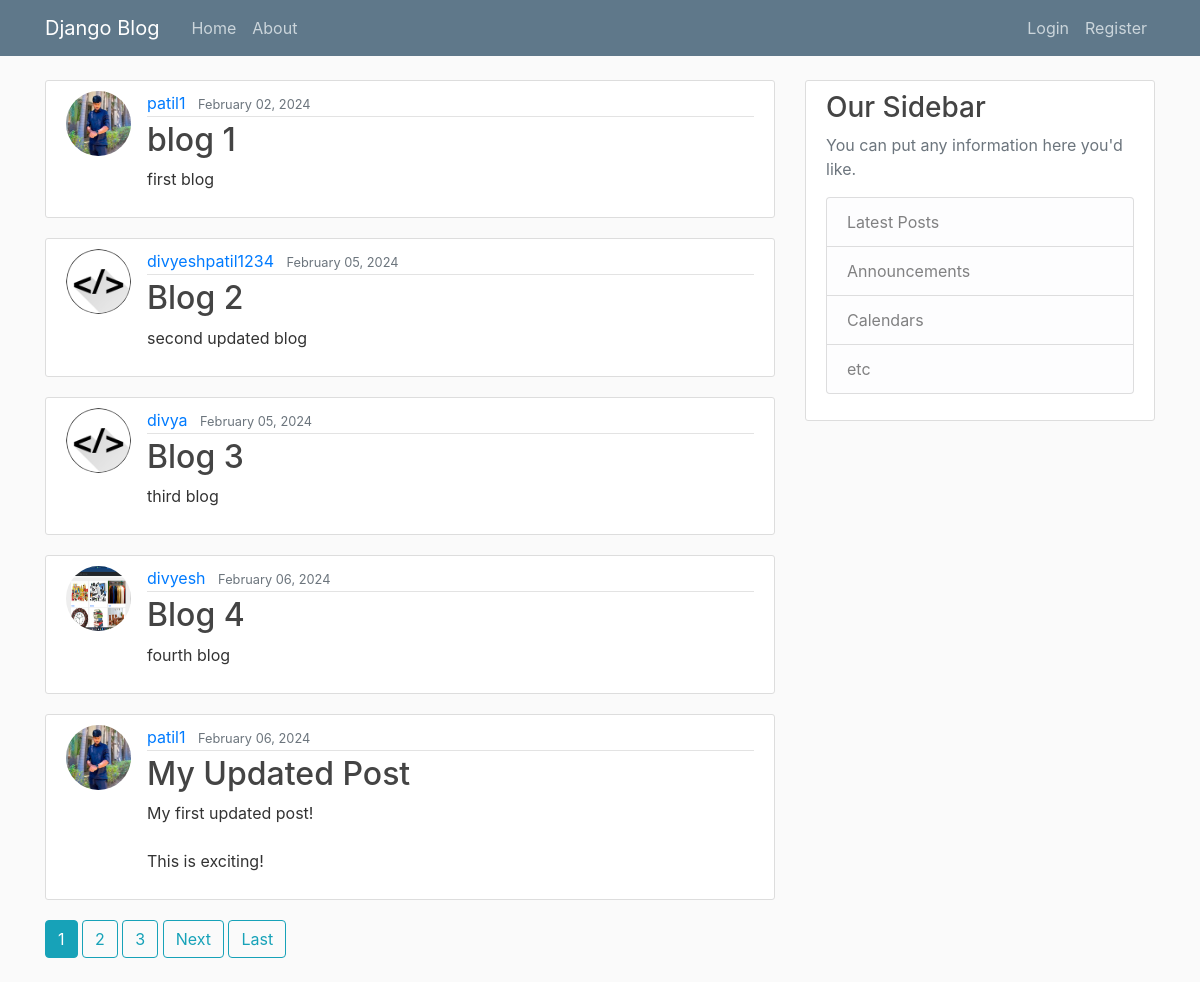
The page / on the database its author committed.
### blog/models.py (models this page shows, shortened)
class Post(models.Model):
    title = models.CharField(max_length=100)
    content = models.TextField()
    date_posted = models.DateTimeField(default=timezone.now)
    author = models.ForeignKey(User,on_delete = models.CASCADE)

### users/models.py (models this page shows, shortened)
class profile(models.Model):
    user = models.OneToOneField(User,on_delete=models.CASCADE)
    image = models.ImageField(default='default.jpg',upload_to='profile_pics')

### blog/views.py (the view)
# urls.py: path('',PostListView.as_view(),name="blog-home"),
class PostListView(ListView):
    model = Post
    template_name = 'blog/index.html'     # app/model_viewtype.html
    context_object_name = 'posts'
    paginate_by = 5

### blog/templates/blog/index.html (shortened to what this page needs)
{% extends "blog/base.html" %}
{% block content %}
     {% for i in posts %}
      <article class="media content-section">
         <img src="{{ i.author.profile.image.url }}" class="rounded-circle article-img">
         <div class="media-body">
         <div class="article-metadata">
            <a class="mr-2" href="{% url 'user-posts' i.author.username %}">{{ i.author }}</a>
            <small class="text-muted">{{ i.date_posted|date:"F d, Y" }}</small>
         </div>
         <h2><a class="article-title" href="{% url 'post-detail' i.id %}">{{ i.title }}</a></h2>
         <p class="article-content">{{ i.content }}</p>
         </div>
      </article>
     {% endfor %}
     {% if is_paginated %}
      {% for num in page_obj.paginator.page_range %}
         {% if page_obj.number == num %}
            <a href="?page={{ num }}" class="btn btn-info mb-4">{{ num }}</a>
         {% elif num > page_obj.number|add:'-3' and num < page_obj.number|add:'3' %}
            <a href="?page={{ num }}" class="btn btn-outline-info mb-4">{{ num }}</a>
         {% endif%}
      {% endfor %}
      {% if page_obj.has_next %}
         <a href="?page={{page_obj.next_page_number}}" class="btn btn-outline-info mb-4">Next</a>
         <a href="?page={{ page_obj.paginator.num_pages }}" class="btn btn-outline-info mb-4">Last</a>
      {% endif %}
     {% endif %}
{% endblock %}

### blog/templates/blog/base.html (shortened to what this page needs)
{% load static %}
<!DOCTYPE html>
<html>
<head>
    <link rel="stylesheet" href="https://maxcdn.bootstrapcdn.com/bootstrap/4.0.0/css/bootstrap.min.css">
    <link rel="stylesheet" type="text/css" href="{% static 'blog/main.css' %}">
</head>
<body>
    <header class="site-header">
      <nav class="navbar navbar-expand-md navbar-dark bg-steel fixed-top">
        <div class="container">
          <a class="navbar-brand mr-4" href="{% url 'blog-home' %}">Django Blog</a>
          <div class="collapse navbar-collapse" id="navbarToggle">
            <div class="navbar-nav mr-auto">
              <a class="nav-item nav-link" href="{% url 'blog-home' %}">Home</a>
              <a class="nav-item nav-link" href="{% url 'blog-about' %}">About</a>
            </div>
            <div class="navbar-nav">
              {% if user.is_authenticated %}
                <a class="nav-item nav-link" href="{% url 'post-create' %}">New Post</a>
                <a class="nav-item nav-link" href="{% url 'profile' %}">Profile</a>
                <a class="nav-item nav-link" href="{% url 'logout' %}">Logout</a>
              {% else %}
                <a class="nav-item nav-link" href="{% url 'login' %}">Login</a>
                <a class="nav-item nav-link" href="{% url 'register' %}">Register</a>
              {% endif %}
            </div>
          </div>
        </div>
      </nav>
    </header>
    <main role="main" class="container">
      <div class="row">
        <div class="col-md-8">
          {% block content %}{% endblock %}
        </div>
        <div class="col-md-4">
          <div class="content-section">
            <h3>Our Sidebar</h3>
            <p class='text-muted'>You can put any information here you'd like.
              <ul class="list-group">
                <li class="list-group-item list-group-item-light">Latest Posts</li>
                <li class="list-group-item list-group-item-light">Announcements</li>
                <li class="list-group-item list-group-item-light">Calendars</li>
                <li class="list-group-item list-group-item-light">etc</li>
              </ul>
            </p>
          </div>
        </div>
      </div>
    </main>
</body>
</html>

### blog/static/blog/main.css (style rules this page uses)
body { background: #fafafa; color: #333333; margin-top: 5rem; }
h1, h2, h3, h4, h5, h6 { color: #444444; }
ul { margin: 0; }
.bg-steel { background-color: #5f788a; }
.site-header .navbar-nav .nav-link { color: #cbd5db; }
.content-section { background: #ffffff; padding: 10px 20px; border: 1px solid #dddddd; border-radius: 3px; margin-bottom: 20px; }
.article-title { color: #444444; }
.article-content { white-space: pre-line; }
.article-img { height: 65px; width: 65px; margin-right: 16px; }
.article-metadata { padding-bottom: 1px; margin-bottom: 4px; border-bottom: 1px solid #e3e3e3 }

### rows shown on the page
Post: author.profile.image (picture), author "patil1", date_posted "February 02, 2024", title "blog 1", content "first blog"
Post: author.profile.image (picture), author "divyeshpatil1234", date_posted "February 05, 2024", title "Blog 2", content "second updated blog"
Post: author.profile.image (picture), author "divya", date_posted "February 05, 2024", title "Blog 3", content "third blog"
Post: author.profile.image (picture), author "divyesh", date_posted "February 06, 2024", title "Blog 4", content "fourth blog"
Post: author.profile.image (picture), author "patil1", date_posted "February 06, 2024", title "My Updated Post", content "My first updated post! This is exciting!"

### other values the page prints
{{ num }} "1"
{{ num }} "2" "3"
